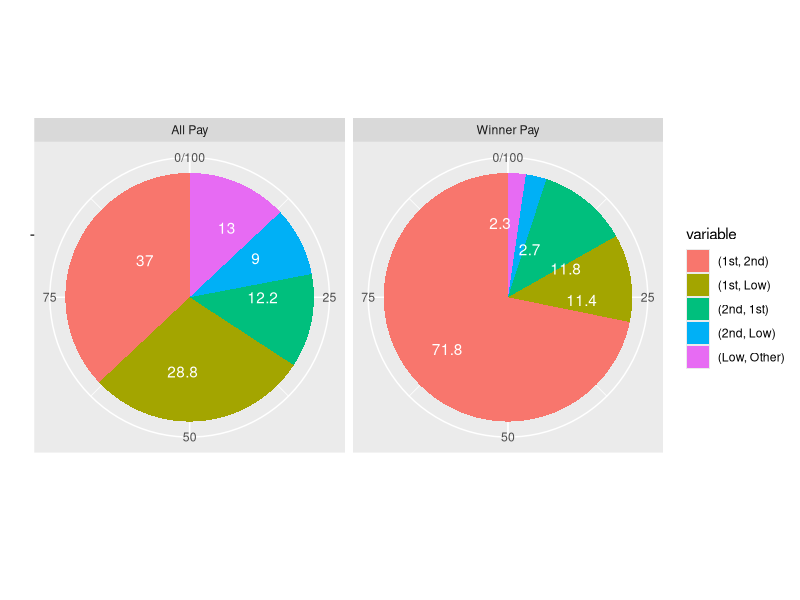

The R source for this figure:
#!/usr/bin/env Rscript

###############################################################################
# -*- encoding: UTF-8 -*-                                                     #
# Author:                                                                     #
#                                                                             #
#                                                                             #
# Last Modified: OOOO-OO-OO                                                   #
###############################################################################
library(conflicted)
library(data.table)
library(tidyverse)
###############################################################################

rm(list=ls()); gc()
options(scipen=999999)
options(datatable.verbose=FALSE)
set.seed(1234)

###############################################################################



list(tibble(type     = rep("Winner Pay", 5),
            variable = c("(1st, 2nd)",
                         "(2nd, 1st)",
                         "(1st, Low)",
                         "(2nd, Low)",
                         "(Low, Other)"),
            mean     = c(71.8, 11.8, 11.4, 2.7, 2.3)),
     tibble(type     = rep("All Pay", 5),
            variable = c("(1st, 2nd)",
                         "(2nd, 1st)",
                         "(1st, Low)",
                         "(2nd, Low)",
                         "(Low, Other)"),
            mean     = c(37.0, 12.2, 28.8, 9.0, 13))) %>% rbindlist() -> data

library(ggrepel)

data %>%
  ggplot()+
  aes(x="", y=mean, fill=variable)+
  geom_bar(stat="identity")+
  geom_text_repel(aes(label=mean),
                  position      = position_stack(vjust=0.5),
                  color         = "white",
                  segment.color = "transparent",
                  force_pull    = 10)+
  coord_polar("y", start=0)+
  facet_wrap(~type)+
  labs(x="", y="")
